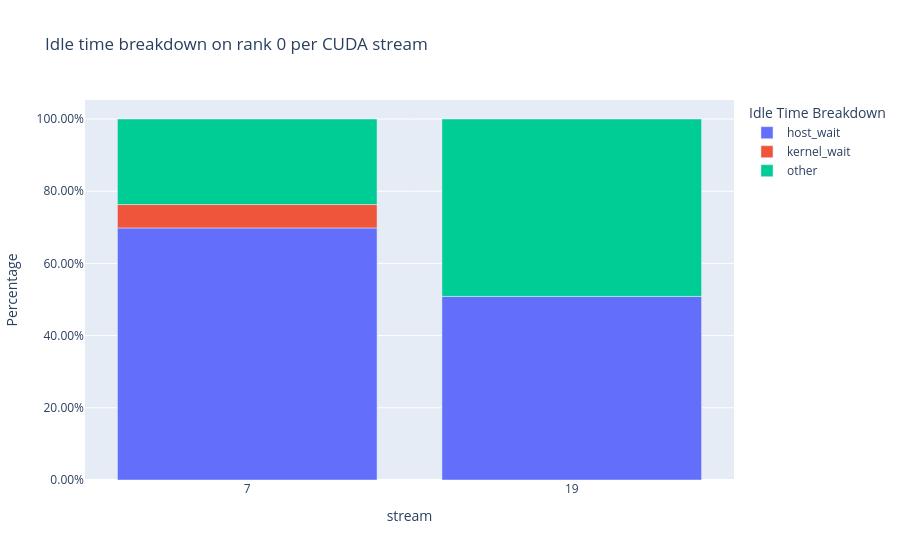

Notebook cell for this chart:
### Code cell
idle_time_df, _ = analyzer.get_idle_time_breakdown()

### Figure 1 — Plotly figure (JSON) as saved in the notebook; plotly's stock layout.template omitted (floating-point values rounded to 4 significant figures)
{"data": [{"customdata": [[73090.0], [189300.0]], "hovertemplate": "idle_category=host_wait<br>stream=%{x}<br>idle_time_ratio=%{y}<br>idle_time=%{customdata[0]}<extra></extra>", "legendgroup": "host_wait", "marker": {"color": "#636efa", "pattern": {"shape": ""}}, "name": "host_wait", "orientation": "v", "showlegend": true, "textposition": "auto", "type": "bar", "x": ["7", "19"], "xaxis": "x", "y": [0.6983, 0.5085], "yaxis": "y"}, {"customdata": [[6781.0], [13.0]], "hovertemplate": "idle_category=kernel_wait<br>stream=%{x}<br>idle_time_ratio=%{y}<br>idle_time=%{customdata[0]}<extra></extra>", "legendgroup": "kernel_wait", "marker": {"color": "#EF553B", "pattern": {"shape": ""}}, "name": "kernel_wait", "orientation": "v", "showlegend": true, "textposition": "auto", "type": "bar", "x": ["7", "19"], "xaxis": "x", "y": [0.06478, 3.492e-05], "yaxis": "y"}, {"customdata": [[24800.0], [183000.0]], "hovertemplate": "idle_category=other<br>stream=%{x}<br>idle_time_ratio=%{y}<br>idle_time=%{customdata[0]}<extra></extra>", "legendgroup": "other", "marker": {"color": "#00cc96", "pattern": {"shape": ""}}, "name": "other", "orientation": "v", "showlegend": true, "textposition": "auto", "type": "bar", "x": ["7", "19"], "xaxis": "x", "y": [0.2369, 0.4915], "yaxis": "y"}], "layout": {"barmode": "relative", "legend": {"title": {"text": "Idle Time Breakdown"}, "tracegroupgap": 0}, "title": {"text": "Idle time breakdown on rank 0 per CUDA stream"}, "xaxis": {"anchor": "y", "domain": [0, 1], "title": {"text": "stream"}}, "yaxis": {"anchor": "x", "domain": [0, 1], "tickformat": ".2%", "title": {"text": "Percentage"}}}}
